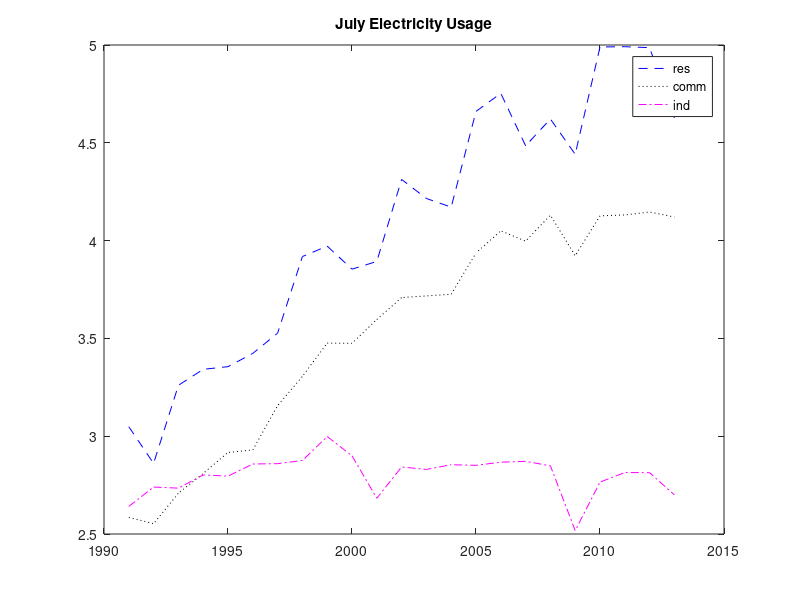

MATLAB code for this plot:
% Electricity data is stored in a file named electricity.mat.
% Use load to bring that data into MATLAB.

load electricity
% One of the elements in the usage variable has a value of NaN.
% Replace this value with the value 2.74.

usage(2,3) = 2.74;

% The residential data is stored in the first column.
% Create a variable res that contains the first column of usage.
% The commercial data is stored in the second column.
% Create a variable comm that contains the second column of usage.
% The industrial data is stored in the third column.
% Create a variable ind that contains the third column of usage.

res = usage(:,1);
comm = usage(:,2);
ind = usage(:,3);

% Create a column vector named yrs 
% that represents the years starting at 1991 and ending with 2013.

yrs = (1991:2013)';

% Plot res (y-axis) against yrs (x-axis)
% with a blue (b) dashed line (--)
% Plot comm (y-axis) against yrs (x-axis)
% with a black (k) dotted line (:)
% Plot ind (y-axis) against yrs (x-axis)
% with a magenta (m) dash-dot line (-.)

plot(yrs,res,'b--')
hold on 
plot(yrs,comm,'k:')
plot(yrs,ind,'m-.')
title('July Electricity Usage')
legend('res','comm','ind')









